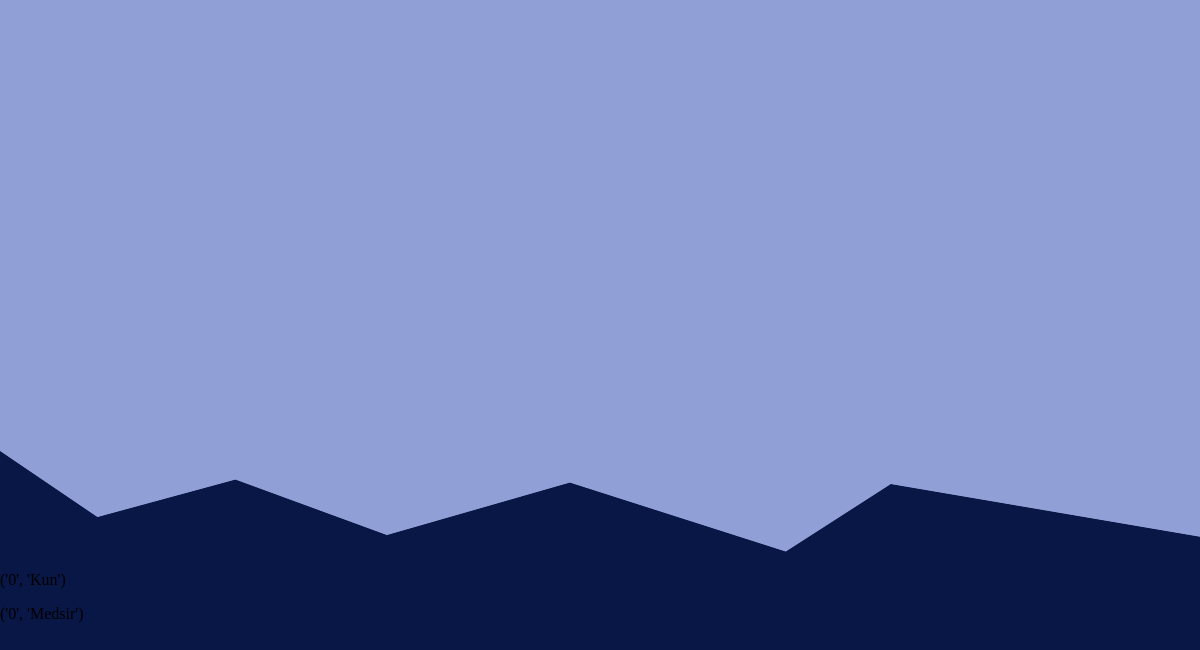
Before: / (lower part) with the older database file.
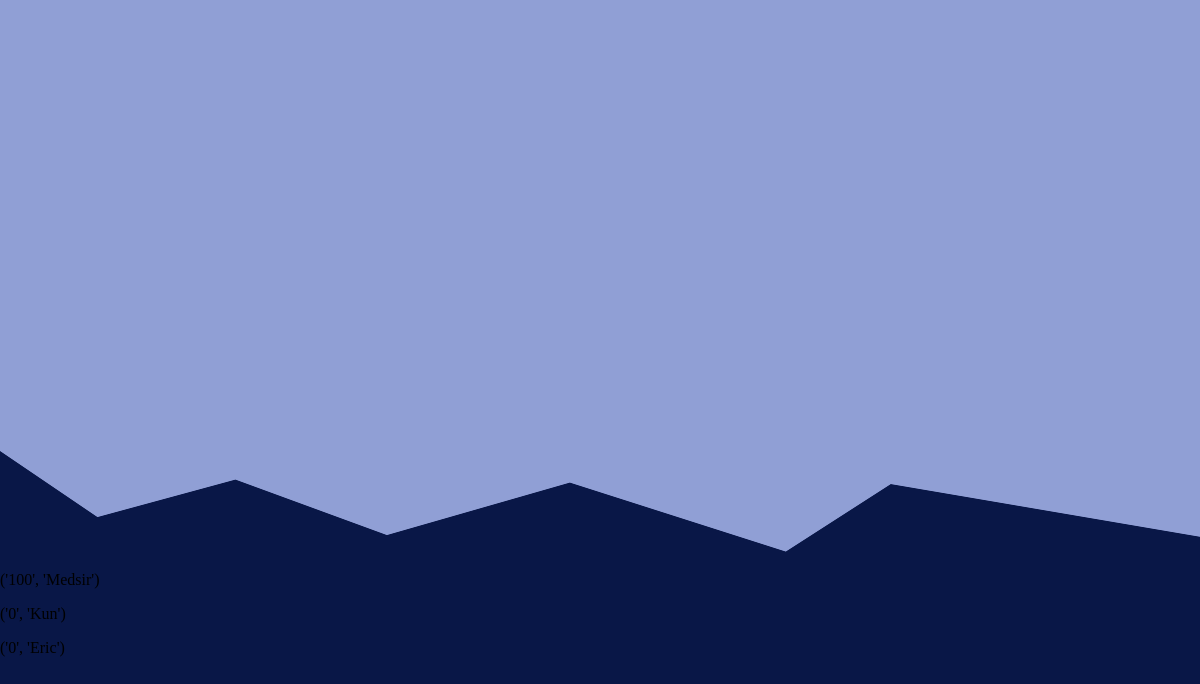
After: the same page with the newer database file.
### tables this page shows
CREATE TABLE leaderboard (
    id INT PRIMARY KEY,
    score TEXT NOT NULL,
    FOREIGN KEY (id) REFERENCES users(id)
    
);

### main.py (the view)
@app.route("/")
def index():
    return render_template("./index.html", leaderboard=get_leaderboard())

### kfonctions.py (called while the page is built)
def get_leaderboard()->list[tuple]:
    try:
        con = sqlite3.connect("./database/database.db")
        cur = con.cursor()
        sqlreq = f"SELECT score, username FROM leaderboard JOIN users ON users.id = leaderboard.id ORDER BY score DESC"
        res = cur.execute(sqlreq)
        reslist = res.fetchall()
        con.close()
        print("test", reslist)
        return reslist
    except Exception as erreur:
        print("Erreur dans get_leaderboard() :", erreur)
        return []

### templates/index.html (shortened to what this page needs)
<!DOCTYPE html>
<html>
<head>
    <link rel="stylesheet" href="{{url_for('static', filename='style_main.css')}}">
</head>
<body>
<div class="bg">
<div class="infos">
    <section class="fondateurs" id="fondateurs_section">
        <div class="fonda_container">
        </div>
    </section>
    <section class="leaderboard">
        {% for t in leaderboard %}
            <p>{{t}}</p>
        {% endfor %}
    </section>
</div>
</div>
</body>
</html>

### static/style_main.css (style rules this page uses)
body { background-color: rgb(9, 23, 71); }
html { scroll-behavior: smooth; }
.infos { height: 2080px; }
.fonda_container { display: flex; height: 800px; background-image: url(index_fonda_background.png); }

### static/styles.css (style rules this page uses)
html { height: 100%; }
body { margin: 0px; height: 100%; }

Changed rows visible on the page:
changed leaderboard (number 1 of 3 on the later page): t "('0', 'Medsir')" → "('100', 'Medsir')"; moves up the list
added leaderboard: t "('0', 'Eric')"
